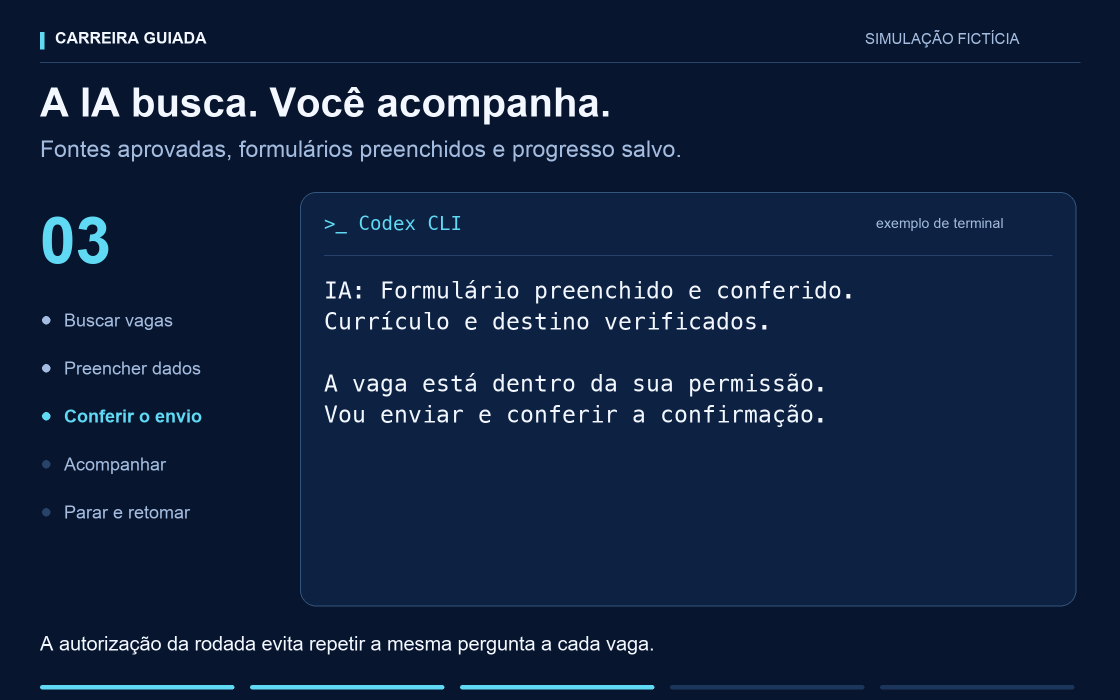
#> input picture docs/assets/busca-acompanhada.png, 2240 x 1400 px (shown at 1/2 size)
$ python -i refine_banners.py   (imports and definitions only)
#> lines starting #> are read from the running program, lines starting #| are printed output that depends on the picture; after the words box and inside, x2 and y2 are one past the last pixel; in counts of white or black regions, pixels touching at a corner belong together
#> further down, picture is the input picture: PIL image 2240x1400 RGB; mean R, G, B 16.5, 34, 61.6
"""Retouch bounded regions of the original artwork without regenerating its design."""

import io
import subprocess
from pathlib import Path

from PIL import Image, ImageChops, ImageEnhance, ImageFilter

ROOT = Path(__file__).resolve().parents[2]
OUT = ROOT / 'docs/assets'
# Recoverable originals, including the two personal-feature illustrations.
SOURCE_COMMIT = 'f9b0beb416a021818a3e3e692c18a6e2903cc3c0'
NAMES = ('perfil-projetos-banner', 'propostas-comparacao-banner',
         'meu-plano-ilustrado', 'minha-evolucao-ilustrada',
         'plano-carreira-banner')


def region_mask(image, region, predicate):
    """Select matching pixels only inside a bounded region of the original."""
#> called with region = (0, 0, 1115, 203)
    mask = Image.new('L', image.size)
#> mask: PIL image 1115x203 L; every value is 0
    pixels, source = mask.load(), image.load()
    for y in range(region[1], min(region[3], image.height)):
        for x in range(region[0], min(region[2], image.width)):
            pixels[x, y] = 255 if predicate(*source[x, y]) else 0
    return mask


# [6 lines left out: function blue_glow, not called in this run]


def solid_titles(image, region):
    """Flatten the interiors of existing glyphs, keeping their antialiased edges."""
    colors = [('#f3f7ff', lambda r, g, b: min(r, g, b) > 150),
              ('#00ddec', lambda r, g, b: r < 100 and g > 125 and b > 145)]
    for color, predicate in colors:
        mask = region_mask(image, region, predicate).filter(ImageFilter.MinFilter(3))
        image = Image.composite(Image.new('RGB', image.size, color), image, mask)
    return image


# [12 lines left out: function proposal_glow, not called in this run]


def title_spacing(image):
    """Reduce the existing career headline by 7 percent to clear the notebook."""
    bounds = (100, 220, 1215, 423)
    layer = image.crop(bounds)
    mask = region_mask(layer, (0, 0, layer.width, layer.height), lambda r, g, b: g > 135 and b > 150)
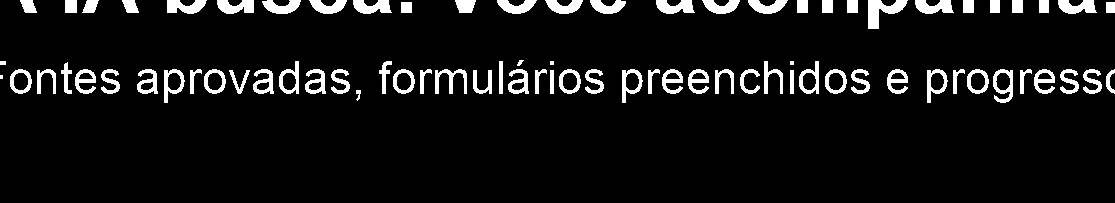
#> mask: PIL image 1115x203 L; 7.8% white; 80 white regions (3 under 20 px), largest, box (x1, y1, x2, y2) and area: (868, 0, 908, 29) 572, (167, 0, 207, 14) 388, (353, 0, 392, 14) 381
    background = Image.new('RGB', layer.size)
#> background: PIL image 1115x203 RGB; every value is 0
    pixels = background.load()
    for x in range(layer.width):
        above = image.getpixel((bounds[0] + x, bounds[1] - 8))
        below = image.getpixel((bounds[0] + x, bounds[3] + 8))
        for y in range(layer.height):
            ratio = y / (layer.height - 1)
            pixels[x, y] = tuple(round(above[c] * (1 - ratio) + below[c] * ratio) for c in range(3))
#> this loop made 1115 passes
#> above on passes 1 to 3: (243, 247, 255), (243, 247, 255), (243, 247, 255)
    background = background.filter(ImageFilter.GaussianBlur(16))
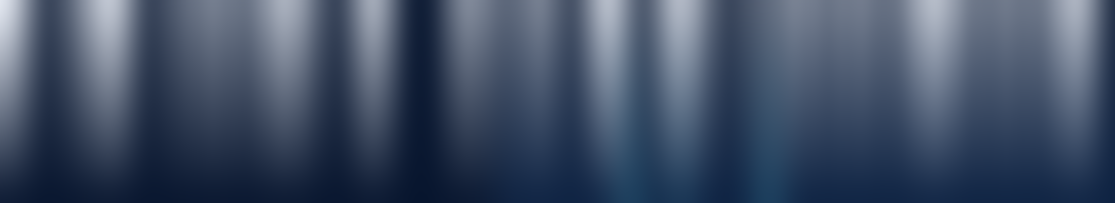
#> background: PIL image 1115x203 RGB; mean R, G, B 65.1, 79.3, 102.2
    # Reuse fine texture from a blank source region, without carrying its objects.
    grain = image.crop((100, 520, 1215, 723))
    smooth = grain.filter(ImageFilter.GaussianBlur(6))
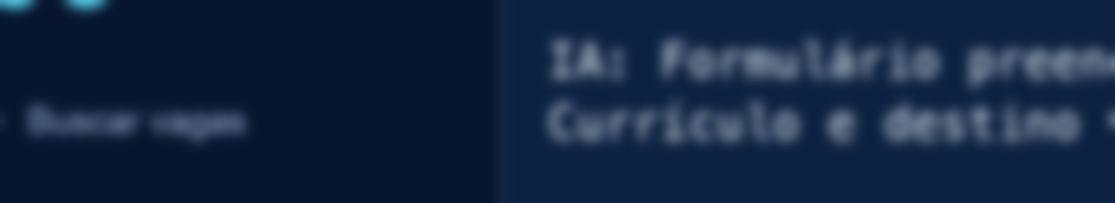
#> smooth: PIL image 1115x203 RGB; mean R, G, B 20.5, 38, 66.1
    pixels = background.load()
    for y in range(layer.height):
        for x in range(layer.width):
            detail, low = grain.getpixel((x, y)), smooth.getpixel((x, y))
            pixels[x, y] = tuple(max(0, min(255, pixels[x, y][c] + max(-3, min(3, detail[c] - low[c])))) for c in range(3))
    feather = mask.filter(ImageFilter.MaxFilter(41)).filter(ImageFilter.GaussianBlur(3))
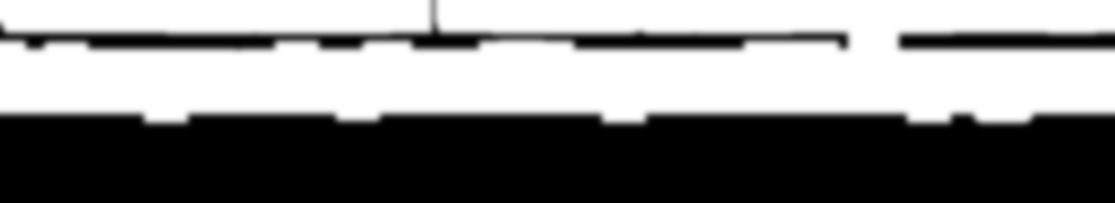
#> feather: PIL image 1115x203 L; min 0, max 255, mean 129.9
    clear = Image.composite(background, layer, feather)
    lettering = solid_titles(layer, (0, 0, layer.width, layer.height))
    lettering.putalpha(mask)
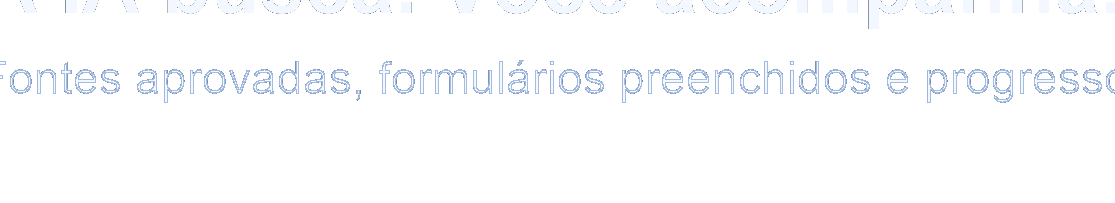
#> lettering: PIL image 1115x203 RGBA; mean R, G, B, A 24.2, 38.9, 64.3, 20; transparent parts drawn white
    lettering = lettering.resize((round(layer.width * .93), round(layer.height * .93)), Image.Resampling.LANCZOS)
#> lettering: PIL image 1037x189 RGBA
    clear.paste(lettering, (0, round(layer.height * .035)), lettering)
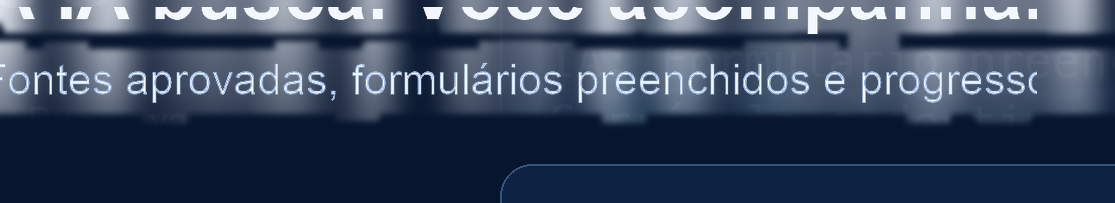
#> clear: PIL image 1115x203 RGB; mean R, G, B 56.3, 70.2, 93.7
    image.paste(clear, bounds[:2])
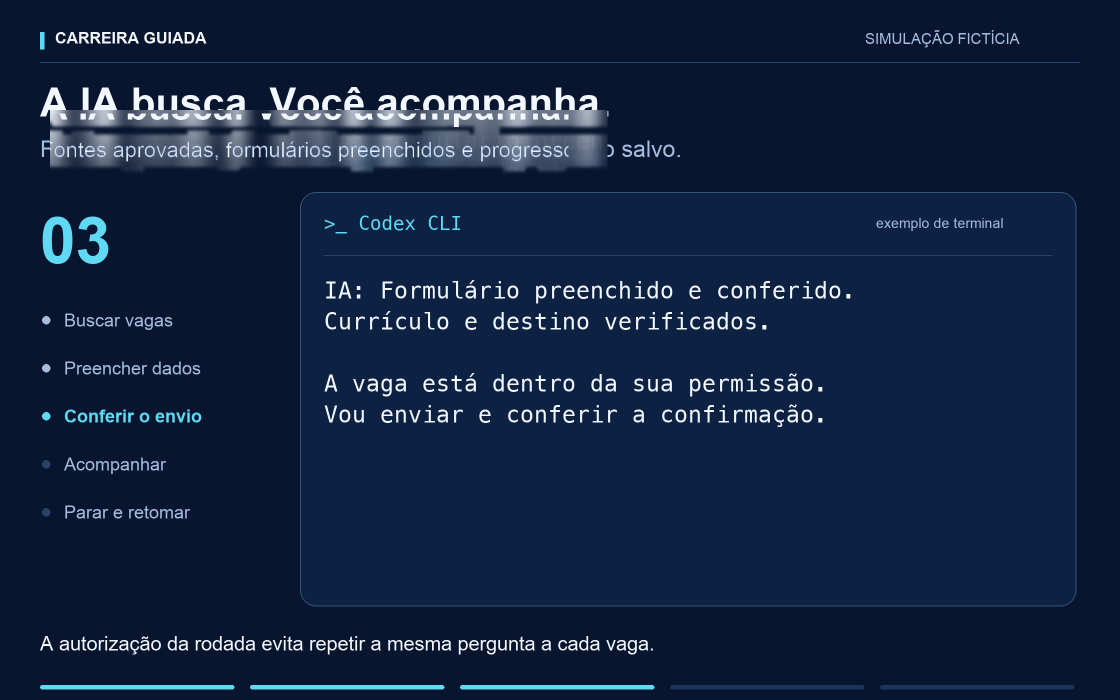
#> image: PIL image 2240x1400 RGB (shown at 1/2 size); mean R, G, B 18.9, 36.3, 63.8
    return image


# [33 lines left out: functions retouch, main, not called in this run]


# [2 lines not run here, left out]

>>> from PIL import Image
>>> picture = Image.open('../../docs/assets/busca-acompanhada.png')
>>> result = title_spacing(picture)

$ run again, on docs/assets/candidatura-portal.png
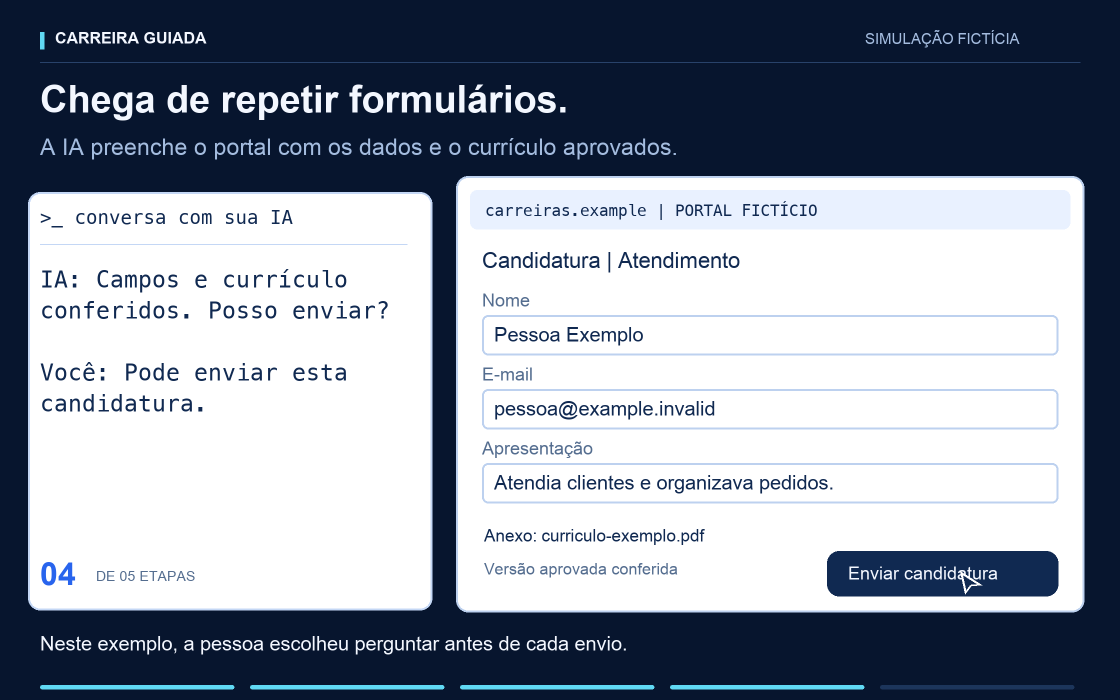
#> input picture docs/assets/candidatura-portal.png, 2240 x 1400 px (shown at 1/2 size)
#> picture is the input picture: PIL image 2240x1400 RGB; mean R, G, B 142.2, 150.2, 163.1
#> in title_spacing, `mask = region_mask(layer, (0, 0, layer.width, layer.height), lambda r,..`:
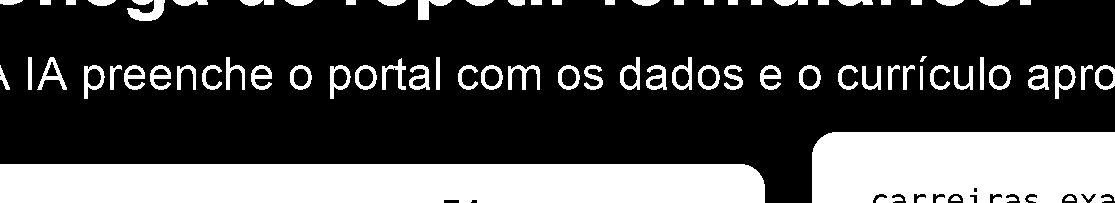
#> mask: PIL image 1115x203 L; 27.9% white; 79 white regions, largest, box (x1, y1, x2, y2) and area: (0, 164, 765, 203) 29643, (812, 132, 1115, 203) 20598, (127, 0, 165, 21) 410
#> the loop in title_spacing, `for x in range(layer.width):` made 1115 passes
#> (above, below) on passes 1 to 3: ((7, 21, 46), (255, 255, 255)), ((7, 21, 46), (255, 255, 255)), ((7, 21, 46), (255, 255, 255))
#> in title_spacing, `image.paste(clear, bounds[:2])`:
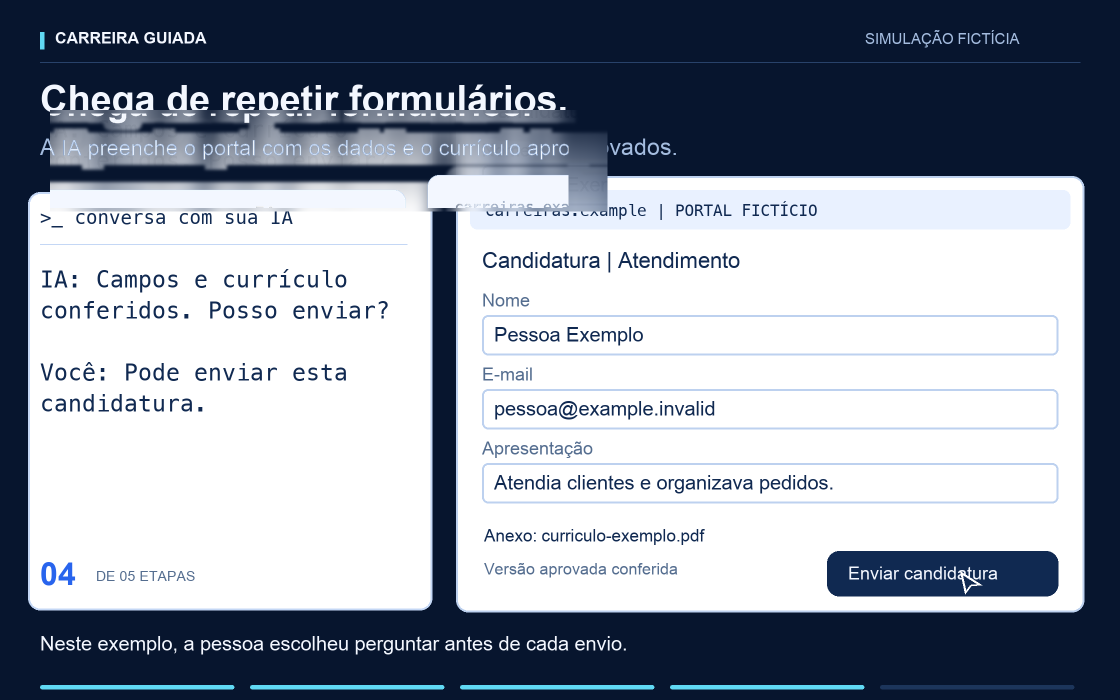
#> image: PIL image 2240x1400 RGB (shown at 1/2 size); mean R, G, B 146.9, 154.6, 167.3

$ run again, on docs/assets/candidatura-preenchida.png
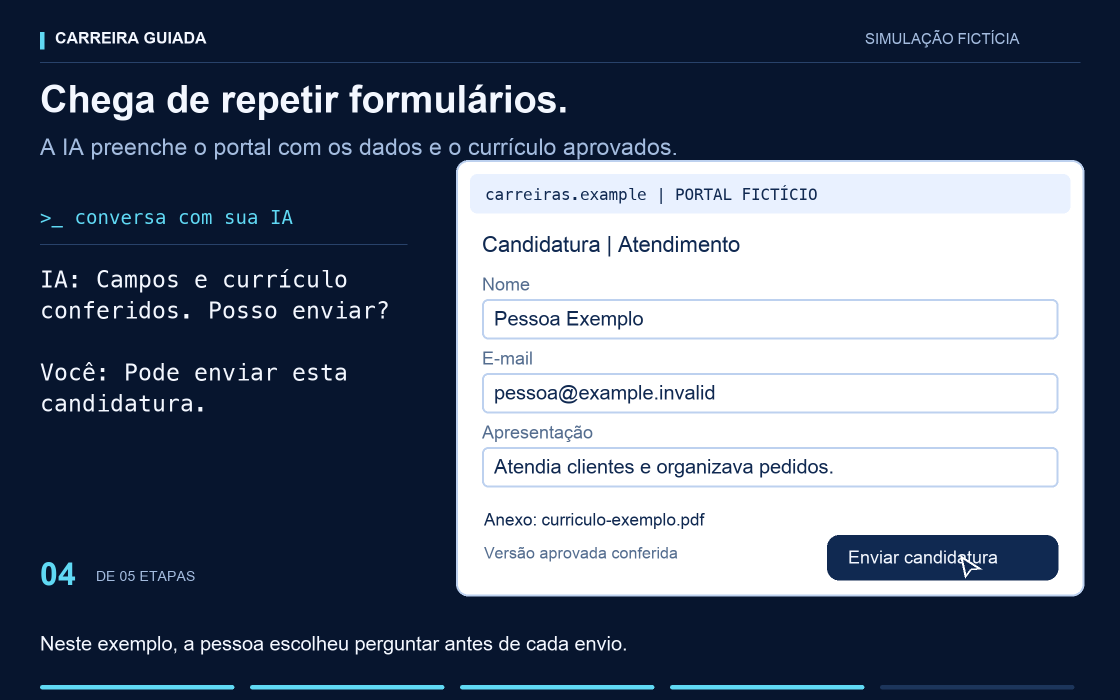
#> input picture docs/assets/candidatura-preenchida.png, 2240 x 1400 px (shown at 1/2 size)
#> picture is the input picture: PIL image 2240x1400 RGB; mean R, G, B 92.3, 103, 120.8
#> in title_spacing, `mask = region_mask(layer, (0, 0, layer.width, layer.height), lambda r,..`:
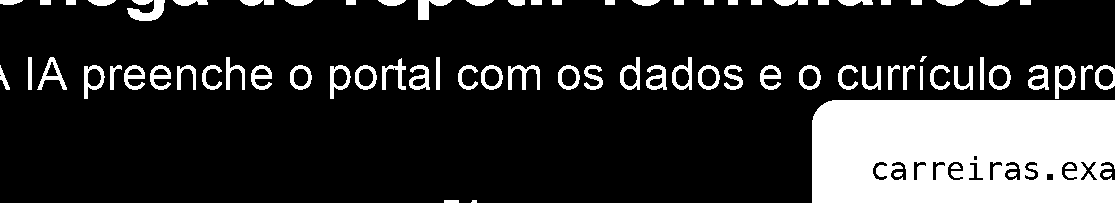
#> mask: PIL image 1115x203 L; 18.8% white; 83 white regions (1 under 20 px), largest, box (x1, y1, x2, y2) and area: (812, 100, 1115, 203) 29519, (127, 0, 165, 21) 410, (508, 65, 540, 90) 337
#> the loop in title_spacing, `for x in range(layer.width):` made 1115 passes
#> (above, below) on passes 16 to 18: ((8, 22, 47), (7, 21, 46)), ((159, 166, 180), (7, 21, 46)), ((243, 247, 255), (7, 21, 46))
#> in title_spacing, `image.paste(clear, bounds[:2])`:
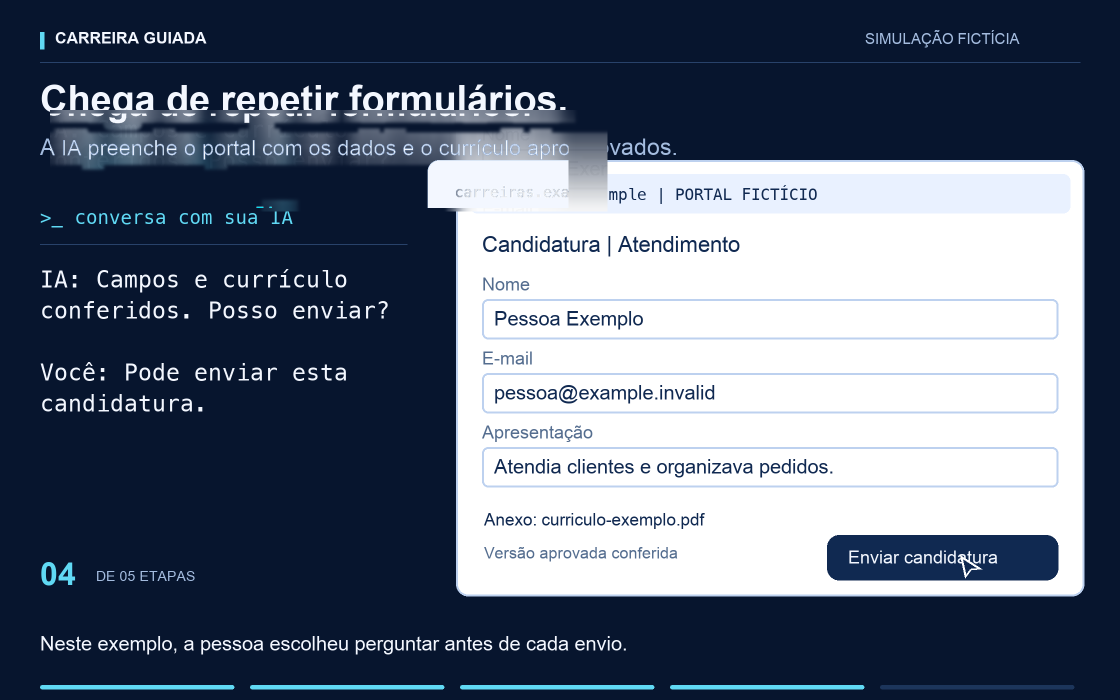
#> image: PIL image 2240x1400 RGB (shown at 1/2 size); mean R, G, B 94.9, 105.6, 123.1

$ run again, on docs/assets/curriculo-guiado.png
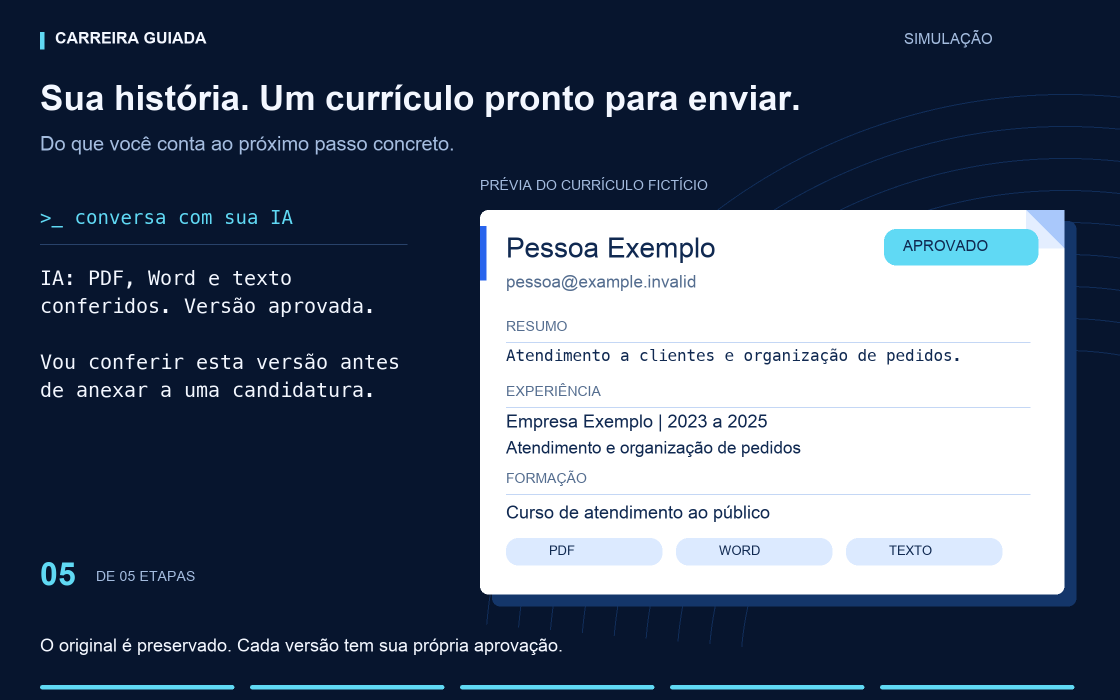
#> input picture docs/assets/curriculo-guiado.png, 2240 x 1400 px (shown at 1/2 size)
#> picture is the input picture: PIL image 2240x1400 RGB; mean R, G, B 79.5, 91.8, 110.9
#> the loop in title_spacing, `for x in range(layer.width):` made 1115 passes
#> (above, below) on passes 1 to 3: ((243, 247, 255), (7, 21, 46)), ((243, 247, 255), (7, 21, 46)), ((243, 247, 255), (7, 21, 46))
#> in title_spacing, `image.paste(clear, bounds[:2])`:
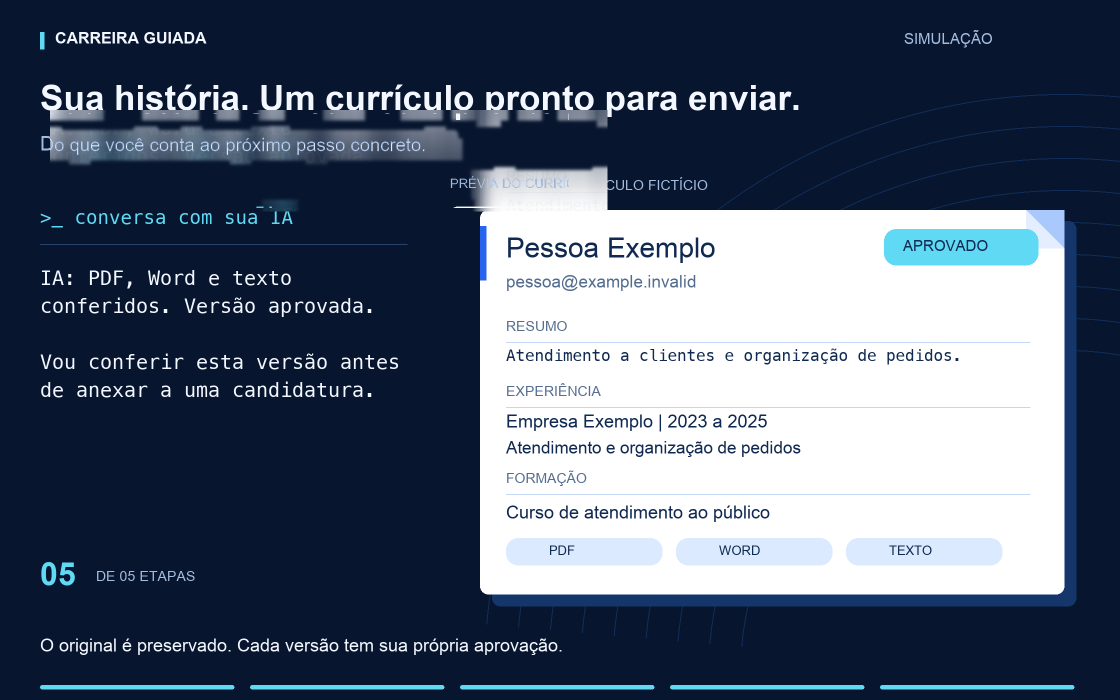
#> image: PIL image 2240x1400 RGB (shown at 1/2 size); mean R, G, B 82.6, 94.8, 113.7
